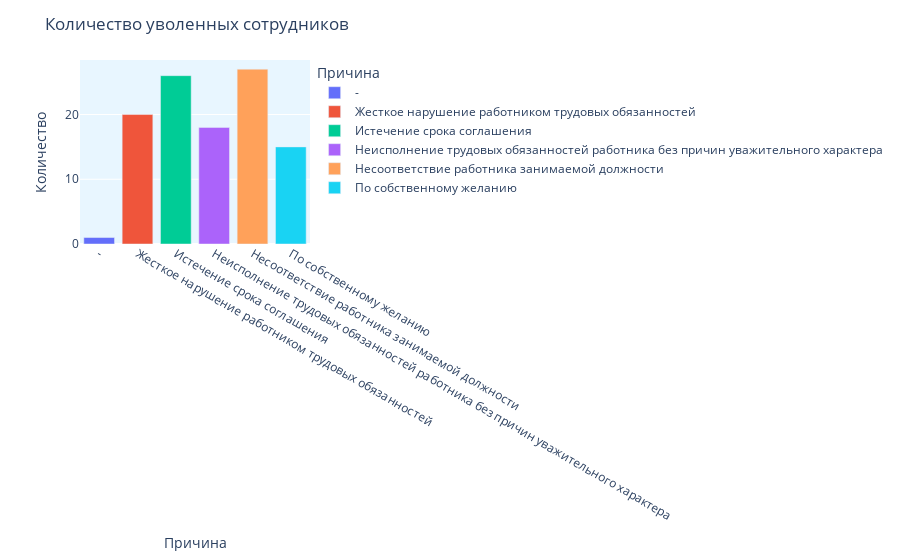

Notebook cell for this chart:
### Code cell
fig = px.bar(dfs, x=dfs.index, y=dfs.Количество, color=dfs.index)

fig.update_layout(title="Количество уволенных сотрудников",
                  xaxis_title="Причина",
                  yaxis_title="Количество",
                  legend_title_text='Причина',
                  plot_bgcolor='rgb(232, 246, 255)')
fig.show()

### Figure 1 — Plotly figure (JSON) as saved in the notebook; plotly's stock layout.template omitted (floating-point values rounded to 4 significant figures)
{"data": [{"alignmentgroup": "True", "hovertemplate": "Причина=%{x}<br>Количество=%{y}<extra></extra>", "legendgroup": "-", "marker": {"color": "#636efa", "pattern": {"shape": ""}}, "name": "-", "offsetgroup": "-", "orientation": "v", "showlegend": true, "textposition": "auto", "type": "bar", "x": ["-"], "xaxis": "x", "y": [1], "yaxis": "y"}, {"alignmentgroup": "True", "hovertemplate": "Причина=%{x}<br>Количество=%{y}<extra></extra>", "legendgroup": "Жесткое нарушение работником трудовых обязанностей", "marker": {"color": "#EF553B", "pattern": {"shape": ""}}, "name": "Жесткое нарушение работником трудовых обязанностей", "offsetgroup": "Жесткое нарушение работником трудовых обязанностей", "orientation": "v", "showlegend": true, "textposition": "auto", "type": "bar", "x": ["Жесткое нарушение работником трудовых обязанностей"], "xaxis": "x", "y": [20], "yaxis": "y"}, {"alignmentgroup": "True", "hovertemplate": "Причина=%{x}<br>Количество=%{y}<extra></extra>", "legendgroup": "Истечение срока соглашения", "marker": {"color": "#00cc96", "pattern": {"shape": ""}}, "name": "Истечение срока соглашения", "offsetgroup": "Истечение срока соглашения", "orientation": "v", "showlegend": true, "textposition": "auto", "type": "bar", "x": ["Истечение срока соглашения"], "xaxis": "x", "y": [26], "yaxis": "y"}, {"alignmentgroup": "True", "hovertemplate": "Причина=%{x}<br>Количество=%{y}<extra></extra>", "legendgroup": "Неисполнение трудовых обязанностей работника без причин уважительного характера", "marker": {"color": "#ab63fa", "pattern": {"shape": ""}}, "name": "Неисполнение трудовых обязанностей работника без причин уважительного характера", "offsetgroup": "Неисполнение трудовых обязанностей работника без причин уважительного характера", "orientation": "v", "showlegend": true, "textposition": "auto", "type": "bar", "x": ["Неисполнение трудовых обязанностей работника без причин уважительного характера"], "xaxis": "x", "y": [18], "yaxis": "y"}, {"alignmentgroup": "True", "hovertemplate": "Причина=%{x}<br>Количество=%{y}<extra></extra>", "legendgroup": "Несоответствие работника занимаемой должности", "marker": {"color": "#FFA15A", "pattern": {"shape": ""}}, "name": "Несоответствие работника занимаемой должности", "offsetgroup": "Несоответствие работника занимаемой должности", "orientation": "v", "showlegend": true, "textposition": "auto", "type": "bar", "x": ["Несоответствие работника занимаемой должности"], "xaxis": "x", "y": [27], "yaxis": "y"}, {"alignmentgroup": "True", "hovertemplate": "Причина=%{x}<br>Количество=%{y}<extra></extra>", "legendgroup": "По собственному желанию", "marker": {"color": "#19d3f3", "pattern": {"shape": ""}}, "name": "По собственному желанию", "offsetgroup": "По собственному желанию", "orientation": "v", "showlegend": true, "textposition": "auto", "type": "bar", "x": ["По собственному желанию"], "xaxis": "x", "y": [15], "yaxis": "y"}], "layout": {"barmode": "relative", "legend": {"title": {"text": "Причина"}, "tracegroupgap": 0}, "margin": {"t": 60}, "plot_bgcolor": "rgb(232, 246, 255)", "title": {"text": "Количество уволенных сотрудников"}, "xaxis": {"anchor": "y", "categoryarray": ["-", "Жесткое нарушение работником трудовых обязанностей", "Истечение срока соглашения", "Неисполнение трудовых обязанностей работника без причин уважительного характера", "Несоответствие работника занимаемой должности", "По собственному желанию"], "categoryorder": "array", "domain": [0, 1], "title": {"text": "Причина"}}, "yaxis": {"anchor": "x", "domain": [0, 1], "title": {"text": "Количество"}}}}
